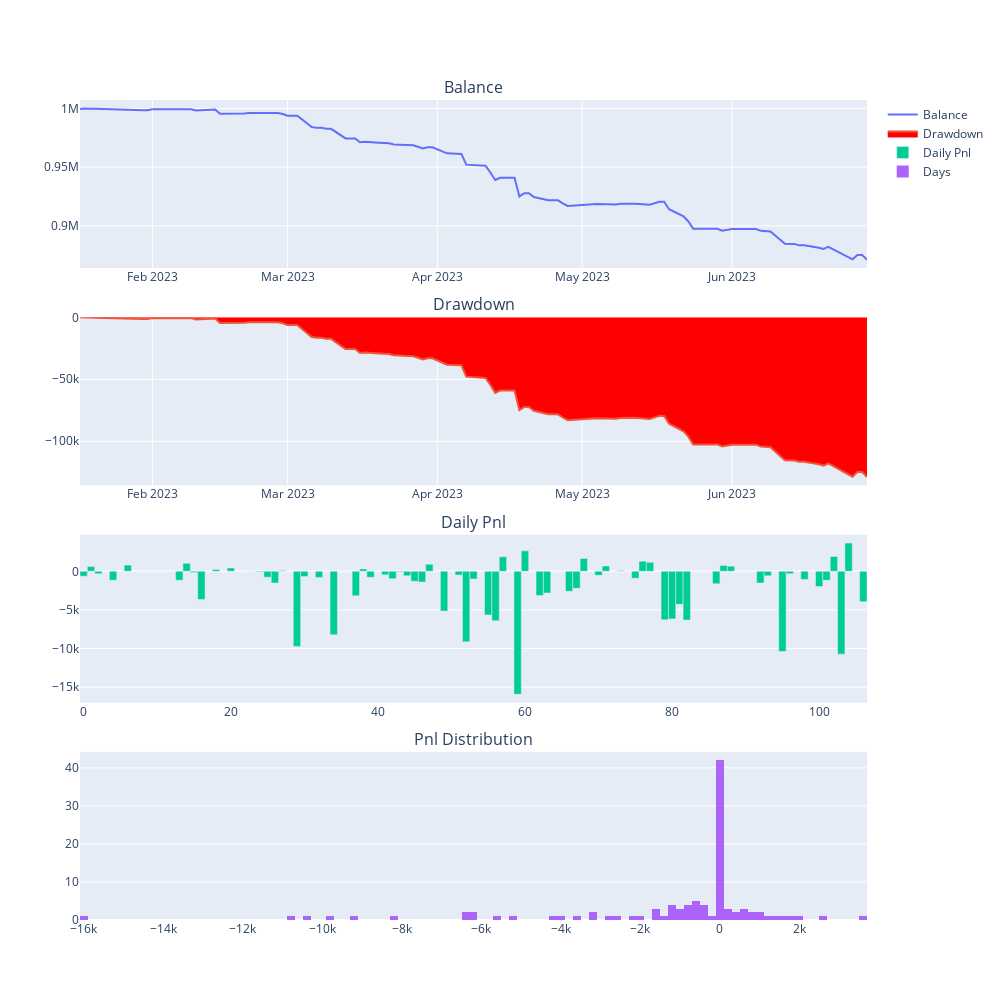

Here is the notebook cell this chart was saved with:
### Markdown cell above
# StatArb1Dev

### Code cell
spread = SpreadData(
    name="FG-Spread",
    legs=[LegData("FG307.CZCE"), LegData("FG308.CZCE")],
    variable_symbols={"A": "FG307.CZCE", "B": "FG308.CZCE"},
    variable_directions={"A": 1, "B": -1},
    price_formula="A-B",
    trading_multipliers={"FG307.CZCE": 1, "FG308.CZCE": 1},
    active_symbol="FG307.CZCE",
    min_volume=1,
    compile_formula=False                          # 回测时不编译公式，compile_formula传False，从而支持多进程优化
)

engine = BacktestingEngine()
engine.set_parameters(
    spread=spread,
    interval="1m",
    start=datetime(2023, 1, 1), # max at 4,1
    end=datetime(2023, 6, 30),
    rate=0.0006,
    # rate = 0,
    # slippage=0.5,
    slippage=0.5,
    size=20,
    pricetick=1,
    capital=1_000_000,
)
engine.add_strategy(StatArb1Dev, {"boll_window":600, "boll_dev":3})

engine.load_data()
engine.run_backtesting()
df = engine.calculate_result()
engine.calculate_statistics()
engine.show_chart()
